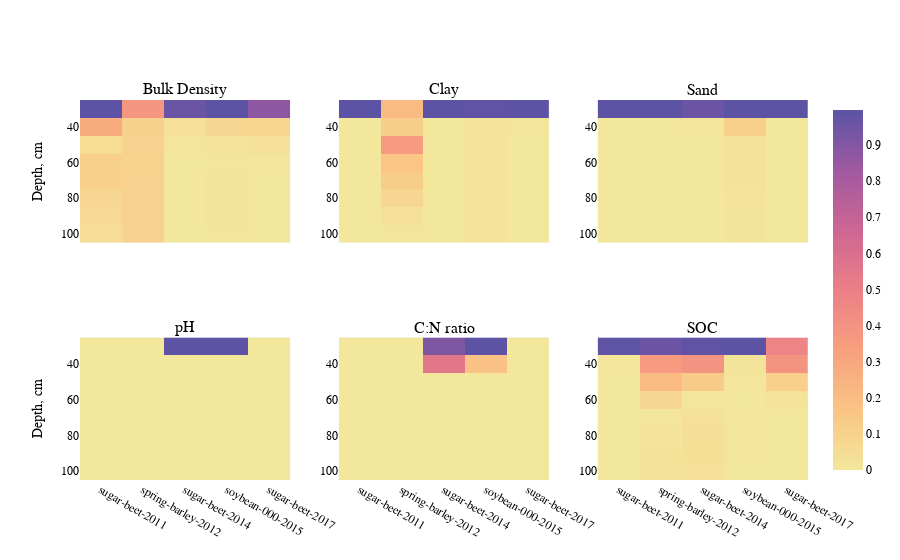

The notebook cell this image was saved under:
### Code cell
fig = make_subplots(rows=2, cols=3,
                    subplot_titles=("Bulk Density","Clay", \
                                    "Sand", "pH", "C:N ratio", "SOC"))
fig.add_trace(go.Heatmap(
        z=new_df_BD,
        x=new_df_BD.columns,
        y=new_df_BD.index,
        showscale=False,
        colorscale="Sunset"),
        row=1,col=1)
fig.add_trace(go.Heatmap(
        z=new_df_Clay,
        x=new_df_Clay.columns,
        y=new_df_Clay.index,
        showscale=False,
        colorscale="Sunset"),
        row=1,col=2)
fig.add_trace(go.Heatmap(
        z=new_df_Sand,
        x=new_df_Sand.columns,
        y=new_df_Sand.index,
        showscale=False,
        colorscale="Sunset"),
        row=1,col=3)
fig.add_trace(go.Heatmap(
        z=new_df_pH,
        x=new_df_pH.columns,
        y=new_df_pH.index,
        showscale=False,
        colorscale="Sunset"),
        row=2,col=1)
fig.add_trace(go.Heatmap(
        z=new_df_CN,
        x=new_df_CN.columns,
        y=new_df_CN.index,
        showscale=False,
        colorscale="Sunset"),
               row=2,col=2)
fig.add_trace(go.Heatmap(
        z=new_df_SOC,
        x=new_df_SOC.columns,
        y=new_df_SOC.index,
        autocolorscale=False,
        colorscale="Sunset"),
        row=2,col=3)
fig.update_xaxes(tickvals=[], row=1)
fig.update_yaxes(autorange='reversed')
fig.update_yaxes(title='Depth, cm', row=1,col=1)
fig.update_yaxes(title='Depth, cm', row=2,col=1)
fig.update_layout( font=dict(
        family="Roman, serif",
        size=12,
        color="black"))

fig.show()
# fig.write_image('Heatmap_horizonts_Sunset.svg')

### Figure 1 — Plotly figure (JSON) as saved in the notebook; plotly's stock layout.template omitted (floating-point values rounded to 4 significant figures)
{"data": [{"colorscale": [[0, "rgb(243, 231, 155)"], [0.1667, "rgb(250, 196, 132)"], [0.3333, "rgb(248, 160, 126)"], [0.5, "rgb(235, 127, 134)"], [0.6667, "rgb(206, 102, 147)"], [0.8333, "rgb(160, 89, 160)"], [1, "rgb(92, 83, 165)"]], "showscale": false, "type": "heatmap", "x": ["sugar-beet-2011", "spring-barley-2012", "sugar-beet-2014", "soybean-000-2015", "sugar-beet-2017"], "xaxis": "x", "y": [100, 90, 80, 70, 60, 50, 40, 30], "yaxis": "y", "z": [[0.04593, 0.1032, 0.000906, 0.01179, 0.000488], [0.06716, 0.1026, 0.001121, 0.01407, 0.000394], [0.08227, 0.1031, 0.001198, 0.01457, 0.000431], [0.1118, 0.1025, 0.000963, 0.01236, 0.001553], [0.1101, 0.1006, 0.000562, 0.006362, 0.007137], [0.04809, 0.1029, 0.00339, 0.01757, 0.02722], [0.2727, 0.1053, 0.0313, 0.07505, 0.08506], [0.9858, 0.3772, 0.9524, 0.9833, 0.8663]]}, {"colorscale": [[0, "rgb(243, 231, 155)"], [0.1667, "rgb(250, 196, 132)"], [0.3333, "rgb(248, 160, 126)"], [0.5, "rgb(235, 127, 134)"], [0.6667, "rgb(206, 102, 147)"], [0.8333, "rgb(160, 89, 160)"], [1, "rgb(92, 83, 165)"]], "showscale": false, "type": "heatmap", "x": ["sugar-beet-2011", "spring-barley-2012", "sugar-beet-2014", "soybean-000-2015", "sugar-beet-2017"], "xaxis": "x2", "y": [100, 90, 80, 70, 60, 50, 40, 30], "yaxis": "y2", "z": [[0, 0.01, 0, 0.02, 0], [0, 0.03, 0, 0.02, 0], [0, 0.08, 0, 0.02, 0], [0, 0.13, 0, 0.02, 0], [0, 0.16, 0, 0.02, 0], [0, 0.36, 0, 0.02, 0], [0, 0.13, 0, 0.02, 0.01], [1, 0.21, 1, 0.99, 1]]}, {"colorscale": [[0, "rgb(243, 231, 155)"], [0.1667, "rgb(250, 196, 132)"], [0.3333, "rgb(248, 160, 126)"], [0.5, "rgb(235, 127, 134)"], [0.6667, "rgb(206, 102, 147)"], [0.8333, "rgb(160, 89, 160)"], [1, "rgb(92, 83, 165)"]], "showscale": false, "type": "heatmap", "x": ["sugar-beet-2011", "spring-barley-2012", "sugar-beet-2014", "soybean-000-2015", "sugar-beet-2017"], "xaxis": "x3", "y": [100, 90, 80, 70, 60, 50, 40, 30], "yaxis": "y3", "z": [[0, 0.000183, 0.000422, 0.01469, 0], [0, 0.000173, 0.000426, 0.0144, 0], [0, 0.000167, 0.000437, 0.01687, 0], [0, 0.000165, 0.000467, 0.0229, 0], [0, 0.000191, 0.000557, 0.02281, 0], [0, 0.000896, 0.001039, 0.02485, 0], [0, 0.000472, 0.005111, 0.1125, 0], [0.9999, 0.9989, 0.9622, 0.9964, 0.9999]]}, {"colorscale": [[0, "rgb(243, 231, 155)"], [0.1667, "rgb(250, 196, 132)"], [0.3333, "rgb(248, 160, 126)"], [0.5, "rgb(235, 127, 134)"], [0.6667, "rgb(206, 102, 147)"], [0.8333, "rgb(160, 89, 160)"], [1, "rgb(92, 83, 165)"]], "showscale": false, "type": "heatmap", "x": ["sugar-beet-2011", "spring-barley-2012", "sugar-beet-2014", "soybean-000-2015", "sugar-beet-2017"], "xaxis": "x4", "y": [100, 90, 80, 70, 60, 50, 40, 30], "yaxis": "y4", "z": [[0, 0, 0, 0, 0], [0, 0, 0, 0, 0], [0, 0, 0, 0, 0], [0, 0, 0, 0, 0], [0, 0, 0, 0, 0], [0, 0, 0, 0, 0], [0, 0, 0.000701, 0.000374, 0], [0, 0, 0.9997, 1.0, 0]]}, {"colorscale": [[0, "rgb(243, 231, 155)"], [0.1667, "rgb(250, 196, 132)"], [0.3333, "rgb(248, 160, 126)"], [0.5, "rgb(235, 127, 134)"], [0.6667, "rgb(206, 102, 147)"], [0.8333, "rgb(160, 89, 160)"], [1, "rgb(92, 83, 165)"]], "showscale": false, "type": "heatmap", "x": ["sugar-beet-2011", "spring-barley-2012", "sugar-beet-2014", "soybean-000-2015", "sugar-beet-2017"], "xaxis": "x5", "y": [100, 90, 80, 70, 60, 50, 40, 30], "yaxis": "y5", "z": [[0, 0, 0, 0, 0], [0, 0, 0, 0, 0], [0, 0, 0, 0, 0], [0, 0, 0, 0, 0], [0, 0, 0, 0, 0], [0, 0, 0, 0, 0], [0, 0, 0.5493, 0.1729, 0], [0, 0, 0.9103, 0.9948, 0]]}, {"autocolorscale": false, "colorscale": [[0, "rgb(243, 231, 155)"], [0.1667, "rgb(250, 196, 132)"], [0.3333, "rgb(248, 160, 126)"], [0.5, "rgb(235, 127, 134)"], [0.6667, "rgb(206, 102, 147)"], [0.8333, "rgb(160, 89, 160)"], [1, "rgb(92, 83, 165)"]], "type": "heatmap", "x": ["sugar-beet-2011", "spring-barley-2012", "sugar-beet-2014", "soybean-000-2015", "sugar-beet-2017"], "xaxis": "x6", "y": [100, 90, 80, 70, 60, 50, 40, 30], "yaxis": "y6", "z": [[5e-05, 0.02401, 0.02799, 0.002228, 0.002281], [9.9e-05, 0.02528, 0.03983, 0.003052, 0.00224], [0.00018, 0.01689, 0.04378, 0.003465, 0.00104], [0.000271, 0.0102, 0.03479, 0.003438, 0.001263], [0.00022, 0.07513, 0.01184, 0.001807, 0.02031], [0.000331, 0.204, 0.1344, 0.003538, 0.1154], [0.008464, 0.356, 0.3964, 0.01566, 0.3905], [0.9915, 0.9573, 0.9864, 0.9971, 0.4711]]}], "layout": {"annotations": [{"font": {"size": 16}, "showarrow": false, "text": "Bulk Density", "x": 0.1444, "xanchor": "center", "xref": "paper", "y": 1, "yanchor": "bottom", "yref": "paper"}, {"font": {"size": 16}, "showarrow": false, "text": "Clay", "x": 0.5, "xanchor": "center", "xref": "paper", "y": 1, "yanchor": "bottom", "yref": "paper"}, {"font": {"size": 16}, "showarrow": false, "text": "Sand", "x": 0.8556, "xanchor": "center", "xref": "paper", "y": 1, "yanchor": "bottom", "yref": "paper"}, {"font": {"size": 16}, "showarrow": false, "text": "pH", "x": 0.1444, "xanchor": "center", "xref": "paper", "y": 0.375, "yanchor": "bottom", "yref": "paper"}, {"font": {"size": 16}, "showarrow": false, "text": "C:N ratio", "x": 0.5, "xanchor": "center", "xref": "paper", "y": 0.375, "yanchor": "bottom", "yref": "paper"}, {"font": {"size": 16}, "showarrow": false, "text": "SOC", "x": 0.8556, "xanchor": "center", "xref": "paper", "y": 0.375, "yanchor": "bottom", "yref": "paper"}], "font": {"color": "black", "family": "Roman, serif", "size": 12}, "xaxis": {"anchor": "y", "domain": [0, 0.2889], "tickvals": []}, "xaxis2": {"anchor": "y2", "domain": [0.3556, 0.6444], "tickvals": []}, "xaxis3": {"anchor": "y3", "domain": [0.7111, 1], "tickvals": []}, "xaxis4": {"anchor": "y4", "domain": [0, 0.2889]}, "xaxis5": {"anchor": "y5", "domain": [0.3556, 0.6444]}, "xaxis6": {"anchor": "y6", "domain": [0.7111, 1]}, "yaxis": {"anchor": "x", "autorange": "reversed", "domain": [0.625, 1], "title": {"text": "Depth, cm"}}, "yaxis2": {"anchor": "x2", "autorange": "reversed", "domain": [0.625, 1]}, "yaxis3": {"anchor": "x3", "autorange": "reversed", "domain": [0.625, 1]}, "yaxis4": {"anchor": "x4", "autorange": "reversed", "domain": [0, 0.375], "title": {"text": "Depth, cm"}}, "yaxis5": {"anchor": "x5", "autorange": "reversed", "domain": [0, 0.375]}, "yaxis6": {"anchor": "x6", "autorange": "reversed", "domain": [0, 0.375]}}}
